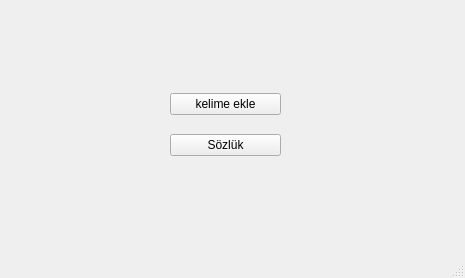
<?xml version="1.0" encoding="UTF-8"?>
<ui version="4.0">
 <class>MainWindow</class>
 <widget class="QMainWindow" name="MainWindow">
  <property name="geometry">
   <rect>
    <x>0</x>
    <y>0</y>
    <width>465</width>
    <height>278</height>
   </rect>
  </property>
  <property name="windowTitle">
   <string>MainWindow</string>
  </property>
  <widget class="QWidget" name="centralwidget">
   <widget class="QWidget" name="">
    <property name="geometry">
     <rect>
      <x>170</x>
      <y>80</y>
      <width>111</width>
      <height>91</height>
     </rect>
    </property>
    <layout class="QVBoxLayout" name="verticalLayout">
     <item>
      <widget class="QPushButton" name="addWord">
       <property name="text">
        <string>kelime ekle</string>
       </property>
      </widget>
     </item>
     <item>
      <widget class="QPushButton" name="sozluk">
       <property name="text">
        <string>Sözlük</string>
       </property>
      </widget>
     </item>
    </layout>
   </widget>
  </widget>
  <widget class="QStatusBar" name="statusbar"/>
 </widget>
 <resources/>
 <connections/>
</ui>
